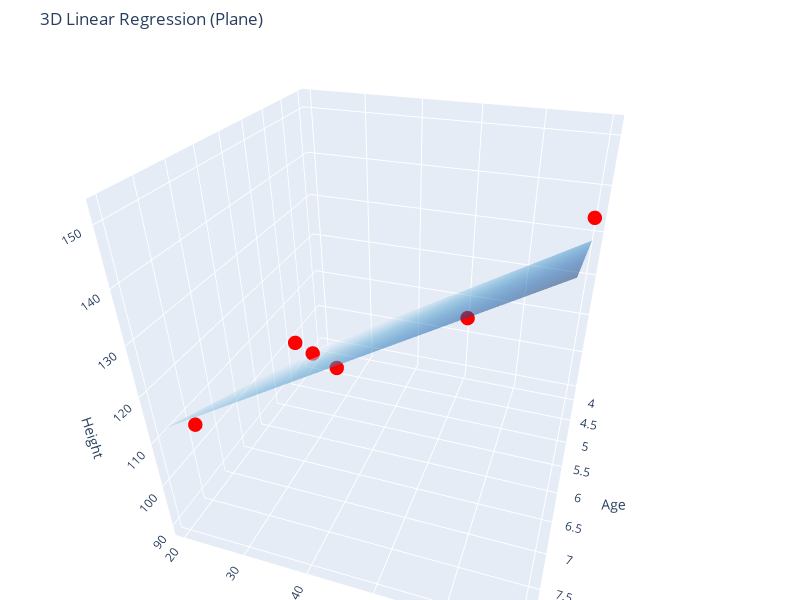

Notebook cell for this chart:
### Markdown cell above
Plotting

### Code cell
fig = go.Figure()

# Scatter Points
_ = fig.add_trace(go.Scatter3d(
    x=data[:, 0], y=data[:, 1], z=data[:, 2],
    mode='markers', marker=dict(size=5, color='red'),
    name='Actual Data'
))

# Regression Plane
_ = fig.add_trace(go.Surface(
    x=xx, y=yy, z=zz,
    opacity=0.5, colorscale='blues', showscale=False,
    name='Regression Plane'
))

# Layout
fig.update_layout(
    title='3D Linear Regression (Plane)',
    scene=dict(
        xaxis_title='Age',
        yaxis_title='Weight',
        zaxis_title='Height',
        camera=dict(
          eye=dict(x=1.5, y=0.5, z=1)  # Position of the "eye" relative to center (0,0,0)
        )
    ),
    width=800, height=600,
    margin=dict(l=0, r=0, b=0, t=50)
)
